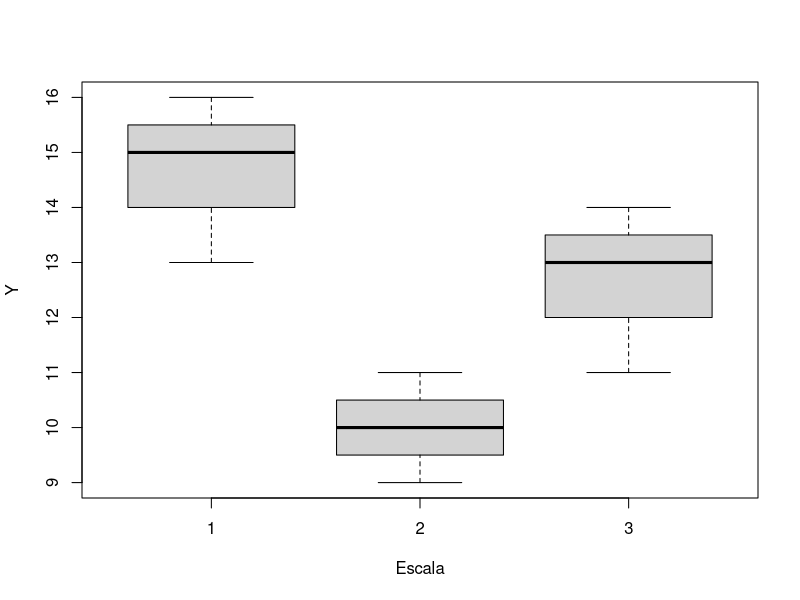
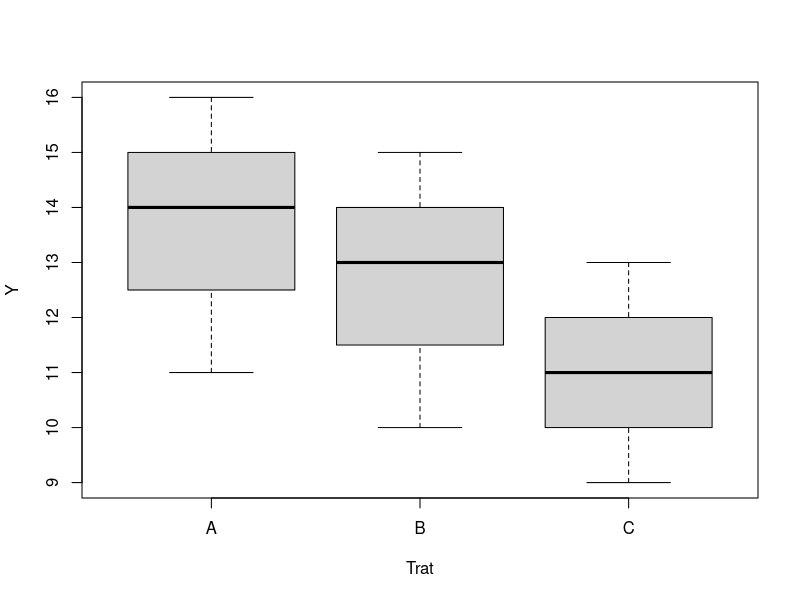
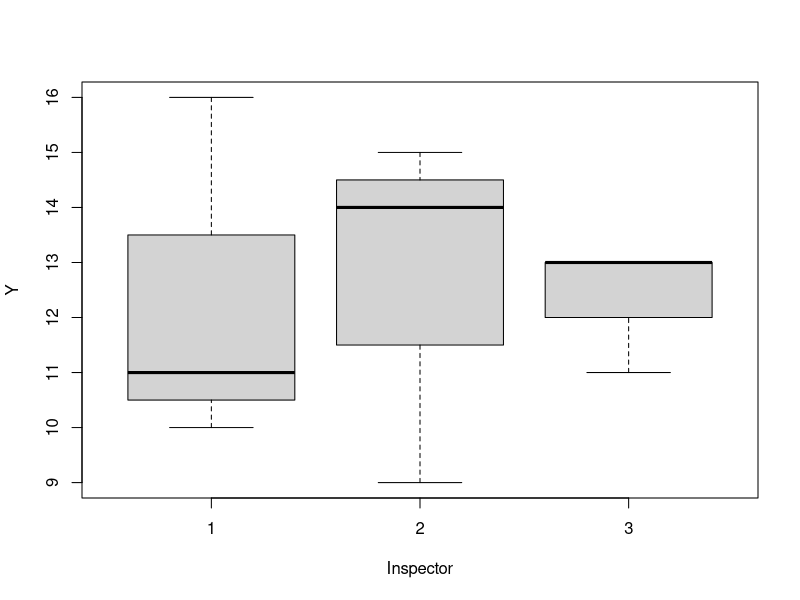
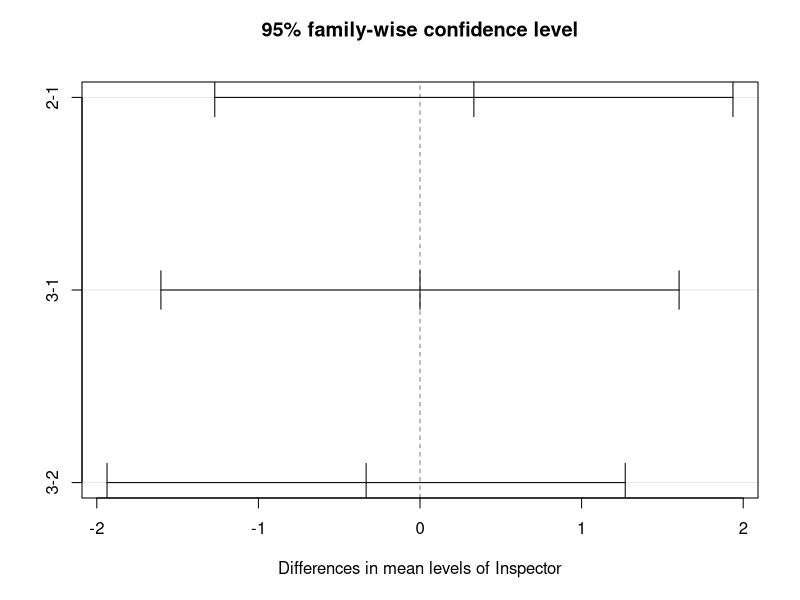
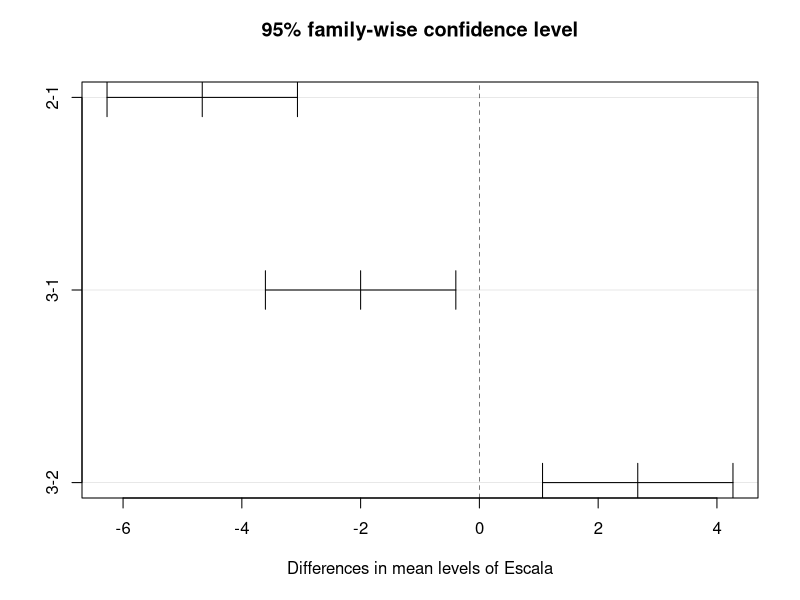
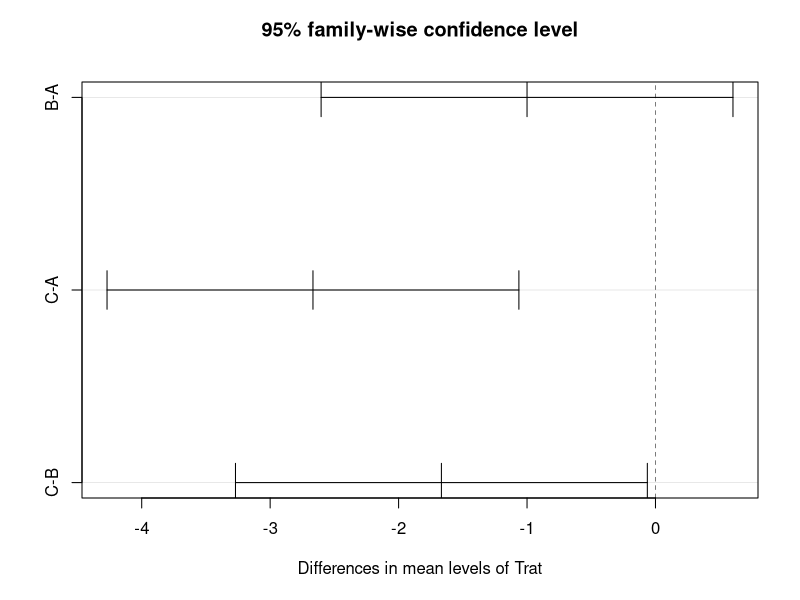
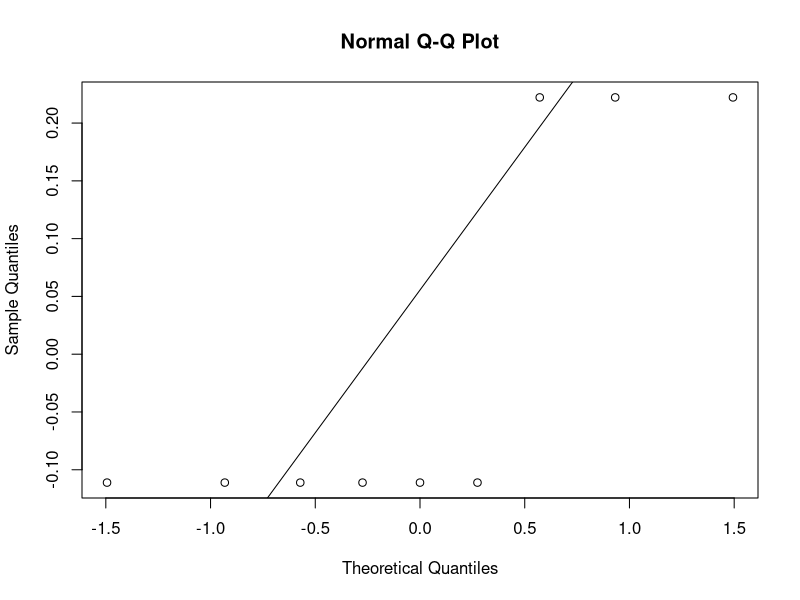
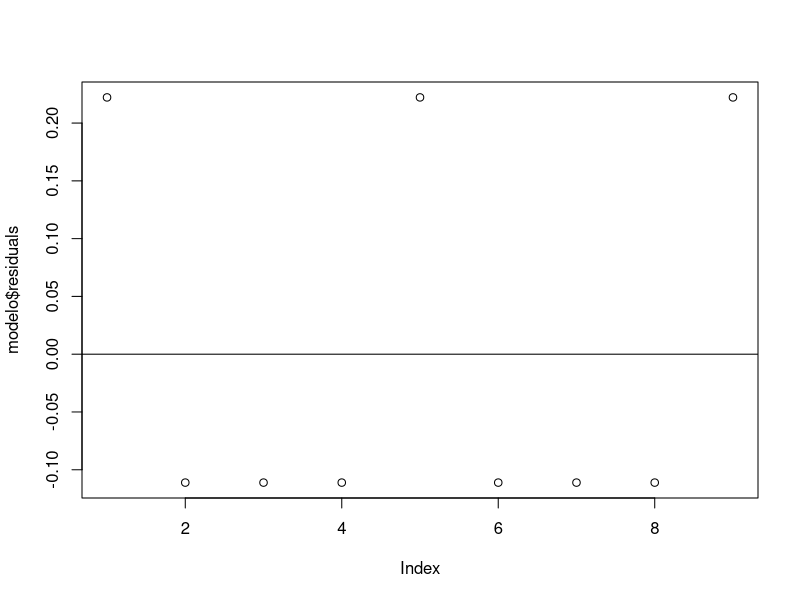

These charts were generated, in order, by the following R code:

df=expand.grid(1:3,1:3)
df$Trat=c("A","B","C","B","C","A","C","A","B")
df$Y=c(16,15,13,10,9,11,11,14,13)
df

names(df)=c("Inspector","Escala","Trat","Y")
df

str(df)
df$Inspector=factor(df$Inspector)
df$Escala=factor(df$Escala)
df$Trat=factor(df$Trat)

modelo=aov(Y~Inspector+Escala+Trat,data=df)
summary(modelo)

boxplot(Y~Escala,data = df)
boxplot(Y~Trat,data = df)
boxplot(Y~Inspector,data = df)

tk=TukeyHSD(modelo)
tk
plot(tk)

qqnorm(modelo$residuals)
qqline(modelo$residuals)
shapiro.test(modelo$residuals)

require(car)
leveneTest(Y~Trat,data=df)
leveneTest(Y~Escala,data=df)

plot(modelo$residuals)
abline(h=0)

